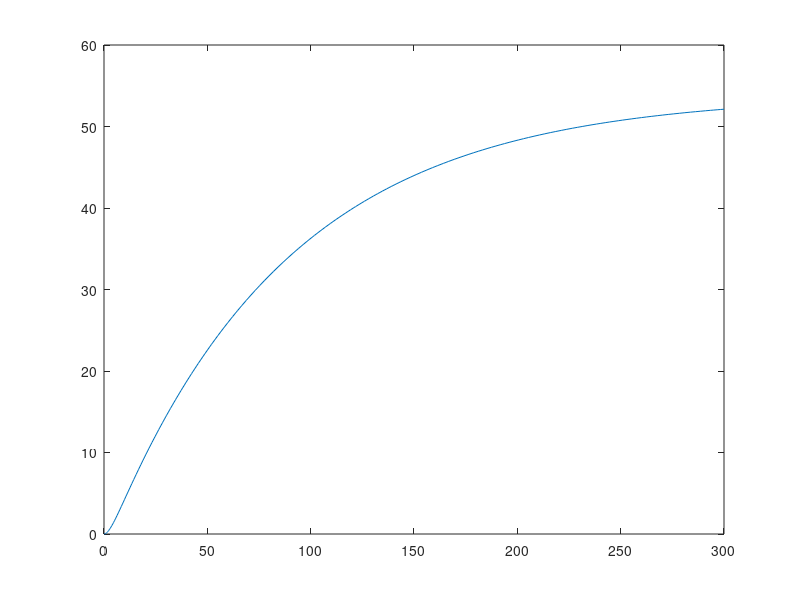

This chart was generated by the following MATLAB code:
function example
% parameter values
% time is in minutes
tspan=[0 300]; 
xzero=[0;0];
% parameter values  (Time is in minutes)
a=0.01*60;
b=0.0058*60;
c=0.006*60;
d=0.000192*60;
[t,y]=ode45(@g,tspan,xzero);
figure
plot(t,y(:,2))


function y=g(t,x)
% ODE for  mRNA and protein production and decay (Thattai-Van Oudenaarden)

y=[a-b*x(1); c*x(1)-d*x(2)];

end


end


